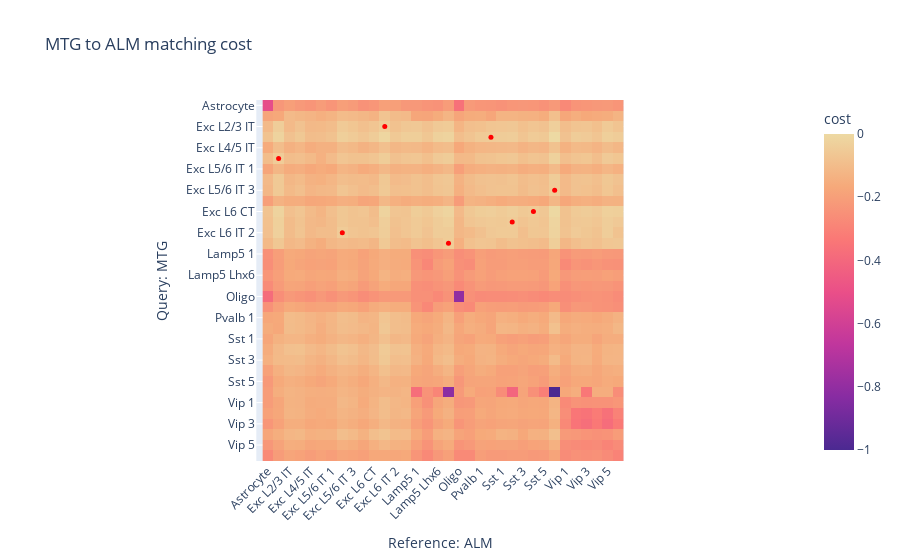

Here is the notebook cell this chart was saved with:
### Code cell
q, ref = 'MTG', 'ALM'

rcm = RefCM(cache_load=False, cache_save=False, embedder=pca_embedder, discovery_threshold=None)
m = rcm.annotate(ds[q], q, ds[ref], ref, 'labels34', 'labels34')
m.eval('labels34')
m.display_matching_costs('labels34')

### Figure 1 — Plotly figure (JSON) as saved in the notebook; plotly's stock layout.template omitted (floating-point values rounded to 4 significant figures; data arrays with more than 128 entries replaced by an {"elided": "..."} marker saying what was removed)
{"data": [{"coloraxis": "coloraxis", "hovertemplate": "Reference: ALM: %{x}<br>Query: MTG: %{y}<br>cost: %{z}<extra></extra>", "name": "0", "type": "heatmap", "x": ["Astrocyte", "Chandelier", "Exc L2/3 IT", "Exc L3/5 IT", "Exc L4/5 IT", "Exc L5 PT", "Exc L5/6 IT 1", "Exc L5/6 IT 2", "Exc L5/6 IT 3", "Exc L5/6 NP", "Exc L6 CT", "Exc L6 IT 1", "Exc L6 IT 2", "Exc L6b", "Lamp5 1", "Lamp5 2", "Lamp5 Lhx6", "Lamp5 Rosehip", "Oligo", "Pax6", "Pvalb 1", "Pvalb 2", "Sst 1", "Sst 2", "Sst 3", "Sst 4", "Sst 5", "Sst Chodl", "Vip 1", "Vip 2", "Vip 3", "Vip 4", "Vip 5", "Vip Sncg"], "xaxis": "x", "y": ["Astrocyte", "Chandelier", "Exc L2/3 IT", "Exc L3/5 IT", "Exc L4/5 IT", "Exc L5 PT", "Exc L5/6 IT 1", "Exc L5/6 IT 2", "Exc L5/6 IT 3", "Exc L5/6 NP", "Exc L6 CT", "Exc L6 IT 1", "Exc L6 IT 2", "Exc L6b", "Lamp5 1", "Lamp5 2", "Lamp5 Lhx6", "Lamp5 Rosehip", "Oligo", "Pax6", "Pvalb 1", "Pvalb 2", "Sst 1", "Sst 2", "Sst 3", "Sst 4", "Sst 5", "Sst Chodl", "Vip 1", "Vip 2", "Vip 3", "Vip 4", "Vip 5", "Vip Sncg"], "yaxis": "y", "z": {"elided": "34x34 float values"}}, {"hovertemplate": "%{y} -> %{x}", "marker": {"color": ["red", "red", "red", "red", "red", "red", "red", "red"], "size": 5}, "mode": "markers", "name": "", "type": "scatter", "x": ["Exc L6 IT 1", "Pvalb 2", "Chandelier", "Sst Chodl", "Sst 4", "Sst 2", "Exc L5/6 IT 2", "Lamp5 Rosehip"], "y": ["Exc L2/3 IT", "Exc L3/5 IT", "Exc L5 PT", "Exc L5/6 IT 3", "Exc L6 CT", "Exc L6 IT 1", "Exc L6 IT 2", "Exc L6b"]}], "layout": {"coloraxis": {"colorbar": {"title": {"text": "cost"}}, "colorscale": [[0, "rgb(75, 41, 145)"], [0.1667, "rgb(135, 44, 162)"], [0.3333, "rgb(192, 54, 157)"], [0.5, "rgb(234, 79, 136)"], [0.6667, "rgb(250, 120, 118)"], [0.8333, "rgb(246, 169, 122)"], [1, "rgb(237, 217, 163)"]]}, "title": {"text": "MTG to ALM matching cost"}, "xaxis": {"anchor": "y", "constrain": "domain", "domain": [0, 1], "scaleanchor": "y", "tickangle": -45, "title": {"text": "Reference: ALM"}}, "yaxis": {"anchor": "x", "autorange": "reversed", "constrain": "domain", "domain": [0, 1], "title": {"text": "Query: MTG"}}}}
